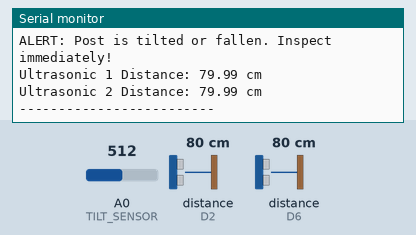
A sketch run on a simulated ESP8266 (NodeMCU). Shown: the last lines printed to the serial monitor. Wiring (inferred from the names in the program): 2 × ultrasonic range finder: trigger D1, echo D2 / trigger D5, echo D6. The test bench sets the inputs (shaded band); at power-on: distance to the obstacle (sensors on D2, D6) 80 cm, A0 (TILT_SENSOR) = 512. The echo pulse lasts 58.3 µs per cm.

Above: at 1.4 s.
1.5 s: distance to the obstacle (sensor on D2) set to 2 cm
At 2.4 s:
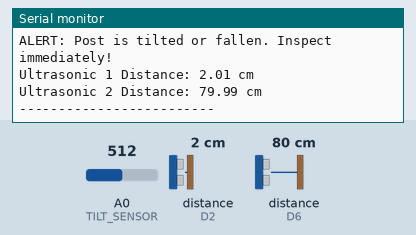
3.0 s: distance to the obstacle (sensor on D6) set to 2 cm
At 3.6 s:
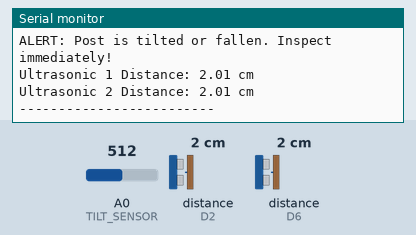
4.5 s: A0 (TILT_SENSOR) set to 716
6.0 s: distance to the obstacle (sensor on D2) set to 4 cm
At 6.7 s:
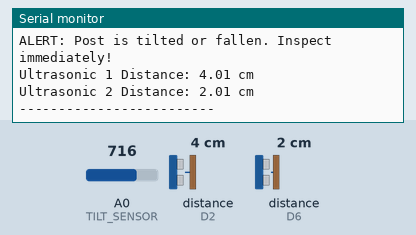
7.5 s: distance to the obstacle (sensor on D6) set to 4 cm
At 8.5 s:
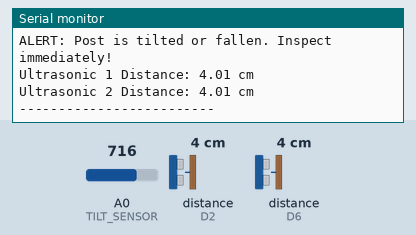
9.0 s: distance to the obstacle (sensor on D2) set to 120 cm
At 9.7 s:
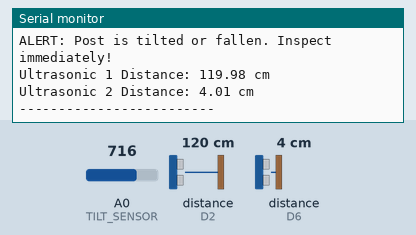
Timing chart, 0 to 12.0 s (numbered marks = the images above; inputs shaded):
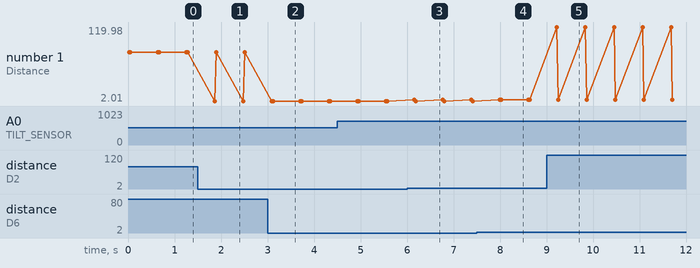

Measured:
- after the input at 1.5 s, the serial monitor: prints a new line after 0.37 s (image 1)
- after the input at 3.0 s, the serial monitor: prints a new line after 0.12 s (image 2)
- after the input at 6.0 s, the serial monitor: prints a new line after 0.15 s (image 3)
- after the input at 7.5 s, the serial monitor: prints a new line after 0.52 s (image 4)
- after the input at 9.0 s, the serial monitor: prints a new line after 0.22 s (image 5)

The sketch:

USAndTiltCheck.ino
```cpp
// Tilt Sensor
#define TILT_SENSOR A0  // Analog pin for tilt sensor

// Ultrasonic Sensor 1
const int trigPin1 = D1; // GPIO5
const int echoPin1 = D2; // GPIO4

// Ultrasonic Sensor 2
const int trigPin2 = D5; // GPIO14
const int echoPin2 = D6; // GPIO12

void setup() {
  Serial.begin(9600);

  // Tilt sensor pin setup
  pinMode(TILT_SENSOR, INPUT);

  // Ultrasonic sensor pin setup
  pinMode(trigPin1, OUTPUT);
  pinMode(echoPin1, INPUT);

  pinMode(trigPin2, OUTPUT);
  pinMode(echoPin2, INPUT);
}

void loop() {
  // Check and display tilt status
  checkTilt();

  // Read distances from both ultrasonic sensors
  float distance1 = getDistance(trigPin1, echoPin1);
  float distance2 = getDistance(trigPin2, echoPin2);

  // Display distances
  Serial.print("Ultrasonic 1 Distance: ");
  Serial.print(distance1);
  Serial.println(" cm");

  Serial.print("Ultrasonic 2 Distance: ");
  Serial.print(distance2);
  Serial.println(" cm");

  Serial.println("-------------------------");
  delay(500); // Small delay before next reading
}

// 📦 Function to measure distance from any ultrasonic sensor
float getDistance(int trig, int echo) {
  digitalWrite(trig, LOW);
  delayMicroseconds(2);
  digitalWrite(trig, HIGH);
  delayMicroseconds(10);
  digitalWrite(trig, LOW);

  long duration = pulseIn(echo, HIGH, 30000); // Timeout at 30ms
  float distance = duration * 0.0343 / 2;
  return distance;
}

// 🧭 Function to check tilt sensor status
void checkTilt() {
  int tiltValue = analogRead(TILT_SENSOR);

  Serial.print("Tilt Sensor Reading: ");
  Serial.println(tiltValue);

  if (tiltValue > 200) { // Adjust this threshold for your sensor
    Serial.println("ALERT: Post is tilted or fallen. Inspect immediately!");
  }
}
```
